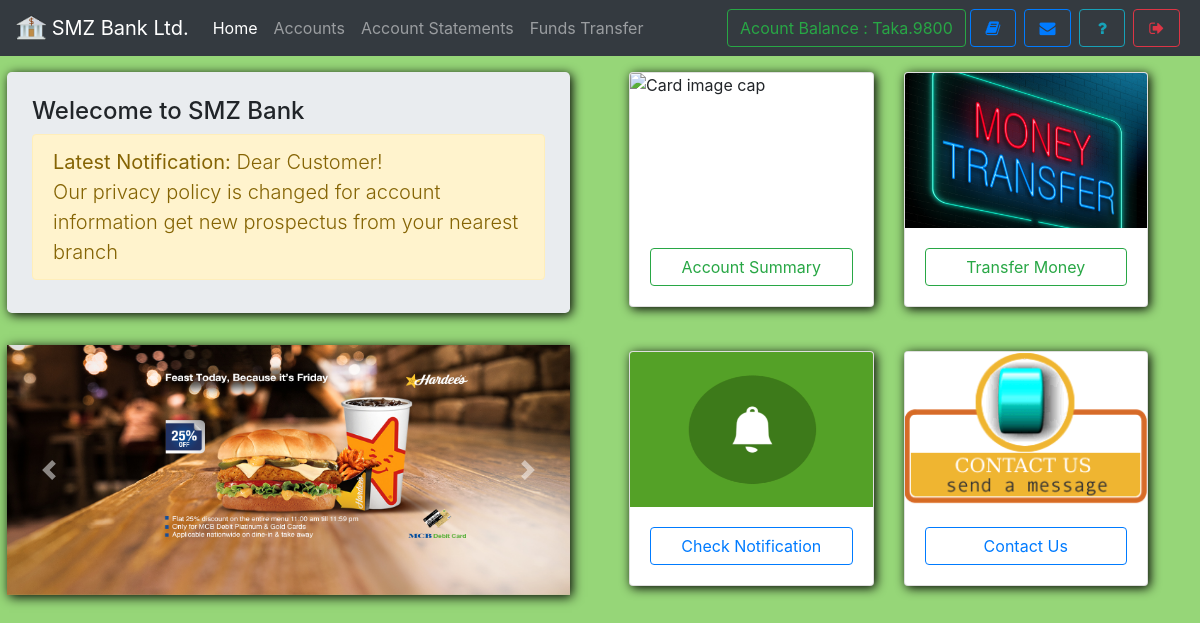
Page /index.php (signed in) on the committed database.
### tables this page shows
CREATE TABLE `useraccounts` (
  `id` int(11) NOT NULL,
  `email` text NOT NULL,
  `password` text NOT NULL,
  `name` varchar(111) NOT NULL,
  `balance` varchar(111) NOT NULL,
  `nid` varchar(111) NOT NULL,
  `number` varchar(111) NOT NULL,
  `city` varchar(111) NOT NULL,
  `address` varchar(111) NOT NULL,
  `source` varchar(111) NOT NULL,
  `accountNo` varchar(111) NOT NULL,
  `branch` varchar(111) NOT NULL,
  `accountType` varchar(111) NOT NULL,
  `date` timestamp NOT NULL DEFAULT CURRENT_TIMESTAMP
);

CREATE TABLE `notice` (
  `id` int(11) NOT NULL,
  `userId` varchar(111) NOT NULL,
  `notice` text NOT NULL,
  `date` timestamp NOT NULL DEFAULT CURRENT_TIMESTAMP
);

### assets/db.php (called while the page is built, shortened)
<?php
    $con = new mysqli('localhost','root','','mybank');
    $ar = $con->query("select * from userAccounts,branch where id ='$_SESSION[userId]' AND userAccounts.branch = branch.branchId");
    $userData = $ar->fetch_assoc();
?>

### index.php (the view, shortened to what this page needs)
<!DOCTYPE html>
<html>
<head>
  <?php require 'assets/autoloader.php'; ?>
  <?php require 'assets/db.php'; ?>
  <?php require 'assets/function.php'; ?>
</head>
<body style="background:#96D678;background-size: 100%">
<nav class="navbar navbar-expand-lg navbar-dark bg-dark fixed-top">
 <a class="navbar-brand" href="#">
    <img src="images/logo_bank.png" width="30" height="30" class="d-inline-block align-top" alt="">
   <?php echo bankname; ?>
  </a>
  <div class="collapse navbar-collapse" id="navbarSupportedContent">
    <ul class="navbar-nav mr-auto">
      <li class="nav-item ">
        <a class="nav-link active" href="index.php">Home <span class="sr-only">(current)</span></a>
      </li>
      <li class="nav-item ">  <a class="nav-link" href="accounts.php">Accounts</a></li>
      <li class="nav-item ">  <a class="nav-link" href="statements.php">Account Statements</a></li>
      <li class="nav-item ">  <a class="nav-link" href="transfer.php">Funds Transfer</a></li>
    </ul>
    <?php include 'sideButton.php'; ?>
  </div>
</nav><br><br><br>
<div class="row w-100" >
  <div class="col" style="padding: 22px;padding-top: 0">
    <div class="jumbotron shadowBlack" style="padding: 25px;min-height: 241px;max-height: 241px">
  <h4 class="display-5">Welecome to SMZ Bank</h4>
  <p  class="lead alert alert-warning"><b>Latest Notification:</b>
  <?php
      $array = $con->query("select * from notice where userId = '$_SESSION[userId]' order by date desc");
      if ($array->num_rows > 0)
      {
        $row = $array->fetch_assoc();
          echo $row['notice'];
      }
      else
        echo "<div class='alert alert-info'>Notice box empty</div>";
     ?></p>
</div>
        <div id="carouselExampleIndicators" class="carousel slide my-2 rounded-1 shadowBlack" data-ride="carousel" >
          <div class="carousel-inner">
          <div class="carousel-item active">
            <img class="d-block w-100" src="images/1.jpg" alt="First slide" style="max-height: 250px">
          </div>
        </div>
        <a class="carousel-control-prev" href="#carouselExampleIndicators" role="button" data-slide="prev">
          <span class="carousel-control-prev-icon" aria-hidden="true"></span>
        </a>
        <a class="carousel-control-next" href="#carouselExampleIndicators" role="button" data-slide="next">
          <span class="carousel-control-next-icon" aria-hidden="true"></span>
        </a>
      </div>
  </div>
<div class="col">
    <div class="row" style="padding: 22px;padding-top: 0">
      <div class="col">
        <div class="card shadowBlack ">
          <img class="card-img-top" src="images/acount.jpg" style="max-height: 155px;min-height: 155px" alt="Card image cap">
          <div class="card-body">
            <a href="accounts.php" class="btn btn-outline-success btn-block">Account Summary</a>
          </div>
        </div>
      </div>
      <div class="col">
        <div class="card shadowBlack ">
          <img class="card-img-top" src="images/transfer.jpg" alt="Card image cap" style="max-height: 155px;min-height: 155px">
        <div class="card-body">
          <a href="transfer.php" class="btn btn-outline-success btn-block">Transfer Money</a>
         </div>
        </div>
      </div>
    </div>
    <div class="row" style="padding: 22px">
      <div class="col">
        <div class="card shadowBlack ">
          <img class="card-img-top" src="images/bell.gif" style="max-height: 155px;min-height: 155px" alt="Card image cap">
          <div class="card-body">
            <a href="notice.php" class="btn btn-outline-primary btn-block">Check Notification</a>
          </div>
        </div>
      </div>
      <div class="col">
        <div class="card shadowBlack ">
          <img class="card-img-top" src="images/contacts.gif" alt="Card image cap" style="max-height: 155px;min-height: 155px">
        <div class="card-body">
          <a href="feedback.php" class="btn btn-outline-primary btn-block">Contact Us</a>
         </div>
        </div>
      </div>
    </div>
  </div>
</div>
</body>
</html>

### sideButton.php
<form class="form-inline my-2 my-lg-0">
        <a href="" class="btn btn-outline-success" data-toggle="tooltip" title="Your current Account Balance">Acount Balance : Taka.<?php echo $userData['balance']; ?></a>
        <a href="accounts.php" data-toggle="tooltip" title="Account Summary" class="btn btn-outline-primary mx-1" ><i class="fa fa-book fa-fw"></i></a>
        <a href="notice.php" data-toggle="tooltip" title="View Notice" class="btn btn-outline-primary mx-1" ><i class="fa fa-envelope fa-fw"></i></a>
        <a href="feedback.php" data-toggle="tooltip" title="Help?" class="btn btn-outline-info mx-1" ><i class="fa fa-question fa-fw"></i></a>
        <a href="logout.php" data-toggle="tooltip" title="Logout" class="btn btn-outline-danger mx-1" ><i class="fa fa-sign-out fa-fw"></i></a>
</form>

### css/custom.css (style rules this page uses)
.shadowBlack { box-shadow: 2px 2px 11px black }

### rows in the picture
useraccounts: balance "9800"
notice: notice "Dear Customer! Our privacy policy is changed for account information get new prospectus from your nearest branch"

### other values in the picture
bankname "SMZ Bank Ltd."
